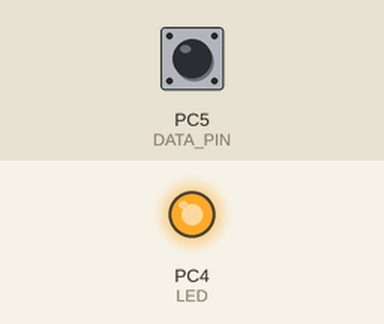
Simulated run of this program. Board: ATmega8, built with avr-gcc and emulated at 8 MHz. On the bench: output pins drawn as LEDs (lit = HIGH). The inputs (shaded band) are chosen by the test bench; at power-on: PC5 (DATA_PIN) HIGH. Pins used as bus, display or sensor lines are not drawn.

Above: at 1.3 s.
1.4 s: PC5 (DATA_PIN) pulled LOW for 0.15 s
At 1.8 s:
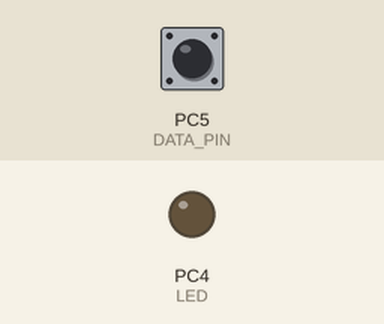
Timing chart, 0 to 4.4 s (numbered marks = the images above; inputs shaded):
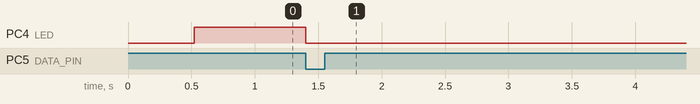

Measured:
- after the input at 1.4 s, PC4 (LED): HIGH → LOW at once

The program:

Debugger_Client_Library.c
```c
/*
 * Debugger_Client_Library.c
 *
 * Created: 23.08.2014 23:34:58
 *  Author: Robin
 */

#define F_CPU 8000000

#include <util/delay.h>
#include "debugger.h"
#include <stdlib.h>
#include <avr/io.h>


int main(void) {
	_delay_ms(500);
	debug_init();
	/*send(1);
	send_string("~If => Baum == True");
	send(2);

	send(1);
	send_string("~PWM Start");
	send(2);

	debug_string("Test");


	// convert 123 to string [buf]

	debug_int("PWM [Hz]", 230);*/
	breakpoint("Test");
	unsigned long test = 0;
	while (1) {
		debug_int("Msg", test);
		_delay_ms(1000);
		test++;
	}
}
```

debugger.c
```c
/*
 * debugger.c
 *
 * Created: 24.08.2014 00:07:58
 *  Author: Robin
 */
#include "debugger.h"
#include <avr/io.h>
#include <util/delay.h>
#include <stdlib.h>

unsigned char receive = 0;

void debug_init() {
	CLOCK_DDR |= (1<<CLOCK_PIN); //Clock Ausgang
	DATA_DDR |= (1<<DATA_PIN); //Data Ausgang
}

void send (uint8_t letter_value) { //char wird direkt in ASCII Dezimal umgewandelt
	if (receive == 0) {
		uint8_t count = 0;

		while (count < 7) { //Es müssen 7 Bit übertragen werden
			_delay_us(20); //Wartezeit zum lesen am Debugger

			if (letter_value%2 == 1) { //Umrechnung in eine Dualzahl
				DATA_PORT |= (1<<DATA_PIN); //Durch Pullup am Debugger ist logisch 1 low
			} else {
				DATA_PORT &= ~(1<<DATA_PIN);
			}
			letter_value = letter_value / 2;

			CLOCK_PORT &= ~(1<<CLOCK_PIN); //Übertragungstakt toggeln
			CLOCK_PORT |= (1<<CLOCK_PIN);

			count += 1; //Hochsetzen des Bitzählers
		}
	}
}

void send_string(const char *data ){
	uint8_t sent = 0;
	while( *data != '\0' && sent < 20) { //Sendet maximal 20 Zeichen, egal wie lang die Eingabe ist
		send( *data++ );
		sent = sent + 1;
	}
}

void debug_string(const char *text) {
	send(1);
	send_string(text);
	send(2);
}

void debug_int(const char *name, signed long integer) {
	send(1);
	send_string(name);
	send_string(": ");
	char snum[6];
	send_string(itoa(integer, snum, 10));
	send(2);
}

void breakpoint(const char *name) {
	DDRC |= (1<<4); //Debug LED TODO: remove

	send(3);
	send_string(name);
	send(2);

	_delay_ms(10); //Auf Empfang umschalten, Wartezeit für Pegelwechsel abwarten
	receive = 1;
	DATA_DDR &= ~(1<<DATA_PIN);
	DATA_PORT|=(1<<DATA_PIN);
	CLOCK_PORT &= ~(1<<CLOCK_PIN); //Clock Pin ist HIGH während receive
	_delay_ms(10);

	while ((DATA_INPUT_PIN & (1<<DATA_PIN))) { //Auf Pegeländerung warten zum Fortfahren
		PORTC |= (1<<4);
		_delay_ms(10);
	}

	PORTC &= ~(1<<4);
	_delay_ms(10);
	receive = 0;

	DATA_DDR |= (1<<DATA_PIN);
	DATA_PORT|=(1<<DATA_PIN);
	CLOCK_PORT |= (1<<CLOCK_PIN);

	_delay_ms(500);
	send(4);
}
```

debugger.h
```c
/*
 * debugger.h
 *
 * Created: 24.08.2014 00:07:47
 *  Author: Robin
 */


#ifndef DEBUGGER_H_
#define DEBUGGER_H_

//Frequenz des Controllers. Kann auch Global definiert werden. Wichting: Muss korrekt sein, sonst können Daten nicht korrekt übertragen werden!!!
#ifndef F_CPU
#define F_CPU 8000000
#endif

//Clock Pin
#define CLOCK_PORT          PORTC
#define CLOCK_DDR           DDRC
#define CLOCK_PIN           PC3

//Data Pin
#define DATA_PORT           PORTC
#define DATA_DDR            DDRC
#define DATA_PIN            PC5
#define DATA_INPUT_PIN		PINC

void debug_init();
void send(unsigned char letter_value);
void send_string(const char *data);
void debug_string(const char *text);
void debug_int(const char *name, signed long integer);
void breakpoint(const char *name);

#endif /* DEBUGGER_H_ */
```
